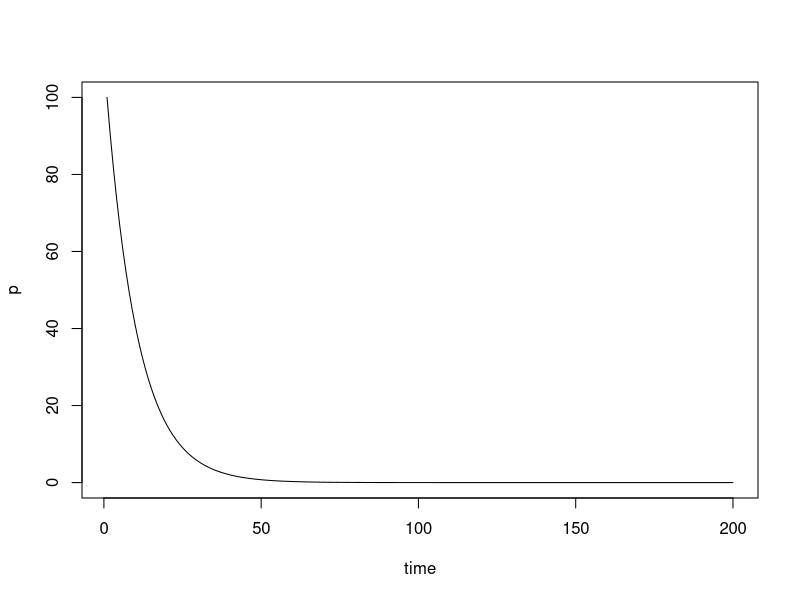

R code for this plot:
library(deSolve)

pool =  function(t, y, params) {
  DOC = y[1]
  with(as.list(params), {
    dDOC = -k * DOC
    return(list(dDOC))
  })
}

params = c(k=.1)
Initial.DOC = 100 # units ?
t = 1:200

out = ode(y = Initial.DOC, times = t, func = pool, parms = params)

matplot(t, out[,2], type = "l", ylab = "p", xlab = "time")
